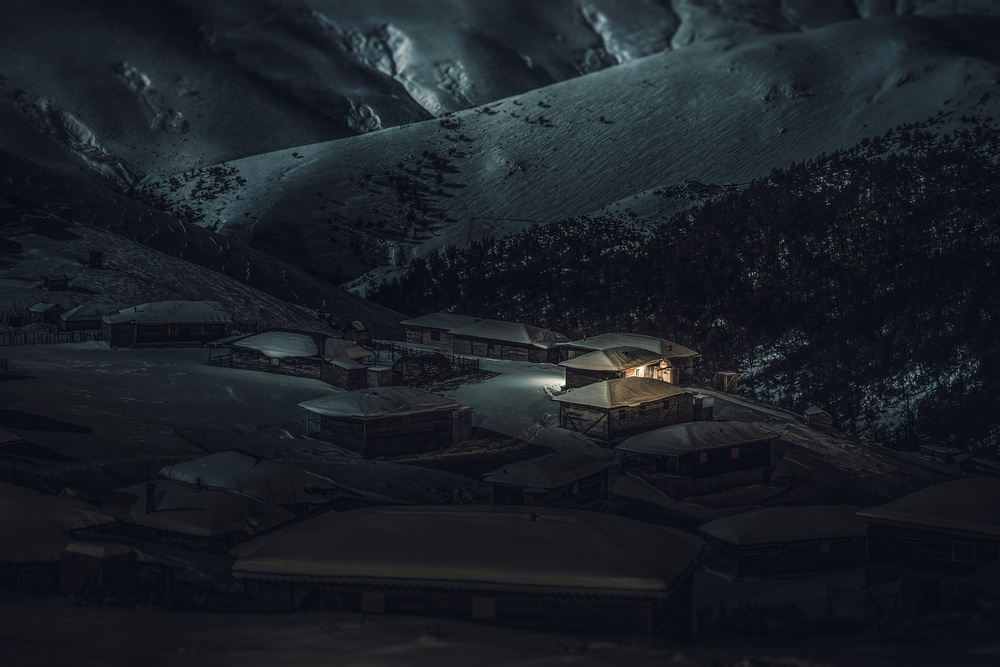
#> input picture LIME_V1.1/img/inp_8.jpg, 1000 x 667 px, shrunk from 2000 x 1334 before the run
$ python Fourier_transform.py   (Python 2 division)
#> lines starting #> are read from the running program, lines starting #| are printed output that depends on the picture
import numpy as np
import cv2
from matplotlib import pyplot as plt

img = cv2.imread('img/inp_8.jpg',0)
#> img: shape (667, 1000); min 0, max 255, mean 30.6

dft = cv2.dft(np.float32(img),flags = cv2.DFT_COMPLEX_OUTPUT)
dft_shift = np.fft.fftshift(dft)


rows, cols = img.shape
#> rows = 667; cols = 1000
crow,ccol = rows/2 , cols/2
#> crow = 333; ccol = 500

# create a mask first, center square is 1, remaining all zeros
mask = np.zeros((rows,cols,2),np.uint8)
mask[crow-30:crow+30, ccol-30:ccol+30] = 1

# apply mask and inverse DFT
fshift = dft_shift*mask
f_ishift = np.fft.ifftshift(fshift)
img_back = cv2.idft(f_ishift)
img_back = cv2.magnitude(img_back[:,:,0],img_back[:,:,1])
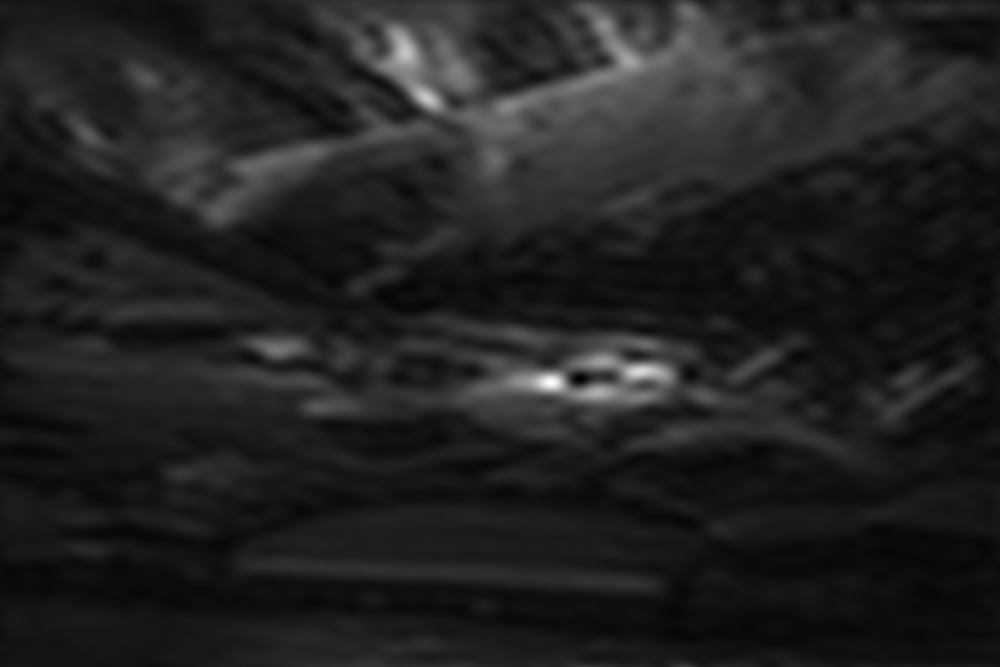
#> img_back: shape (667, 1000) float32; min 3365026, max 131678208, mean 20381620; drawn with min black and max white

plt.subplot(121),plt.imshow(img, cmap = 'gray')
plt.title('Input Image'), plt.xticks([]), plt.yticks([])
plt.subplot(122),plt.imshow(img_back, cmap = 'gray')
plt.title('Magnitude Spectrum'), plt.xticks([]), plt.yticks([])
plt.show()
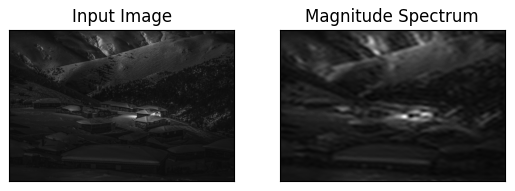
#> figure drawn by matplotlib, 2 panels


# [7 lines of commented-out code are left out]

$ run again, with LIME_V1.1/img/inp_10.jpg copied over LIME_V1.1/img/inp_8.jpg
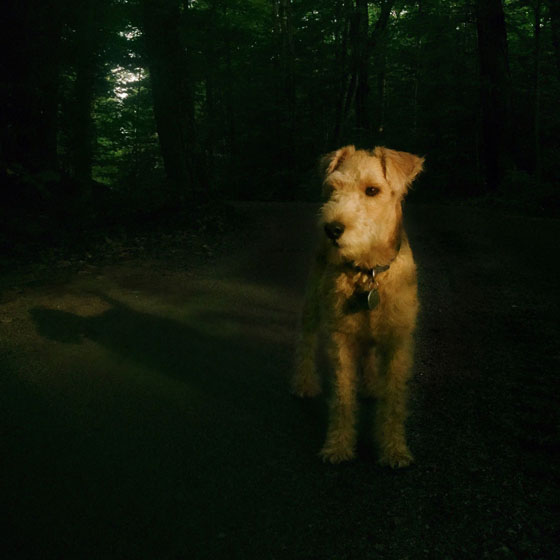
#> input picture LIME_V1.1/img/inp_10.jpg, 560 x 560 px
#> `img_back = cv2.magnitude(img_back[:,:,0],img_back[:,:,1])`:
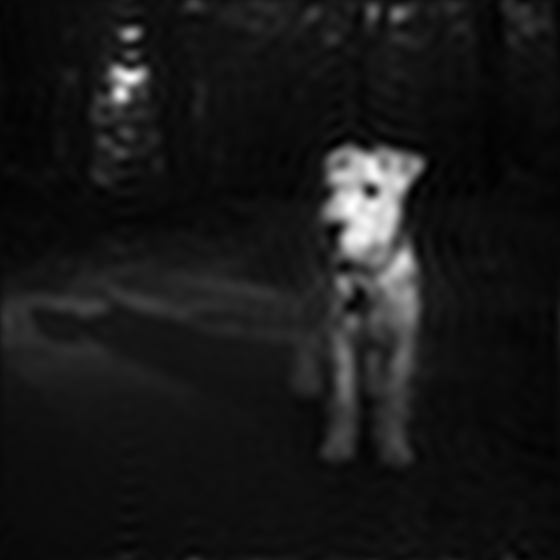
#> img_back: shape (560, 560) float32; min 96104.2, max 56761416, mean 5688863; drawn with min black and max white
#> `plt.show()`:
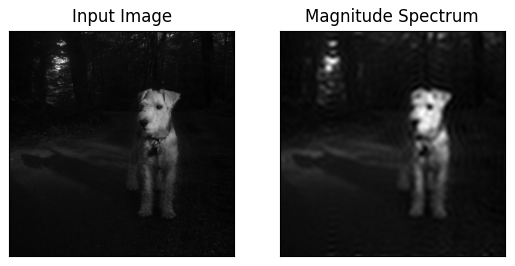
#> figure drawn by matplotlib, 2 panels

$ run again, with LIME_V1.1/img/inp_12.jpg copied over LIME_V1.1/img/inp_8.jpg
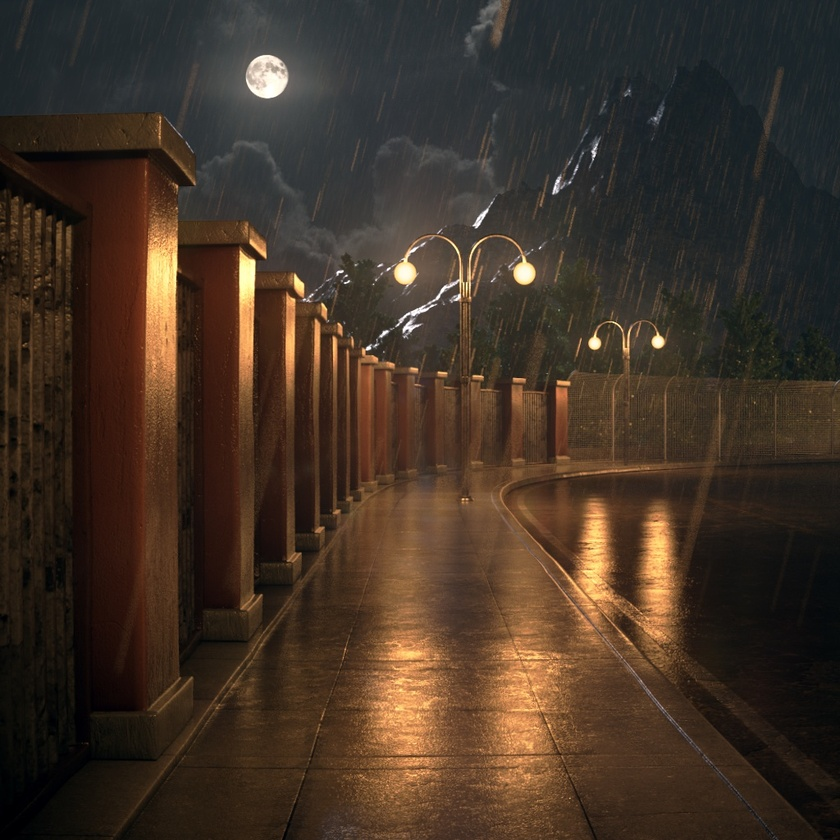
#> input picture LIME_V1.1/img/inp_12.jpg, 840 x 840 px, shrunk from 1024 x 1024 before the run
#> `img_back = cv2.magnitude(img_back[:,:,0],img_back[:,:,1])`:
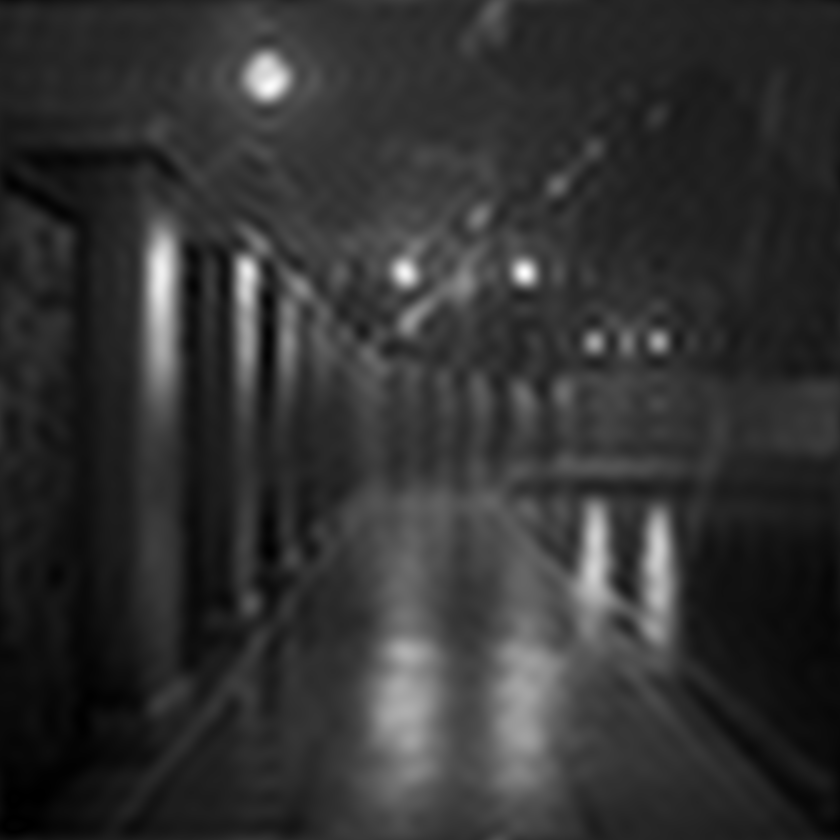
#> img_back: shape (840, 840) float32; min 27720.2, max 191102000, mean 38122620; drawn with min black and max white
#> `plt.show()`:
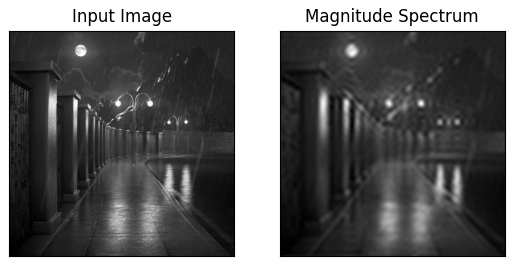
#> figure drawn by matplotlib, 2 panels
